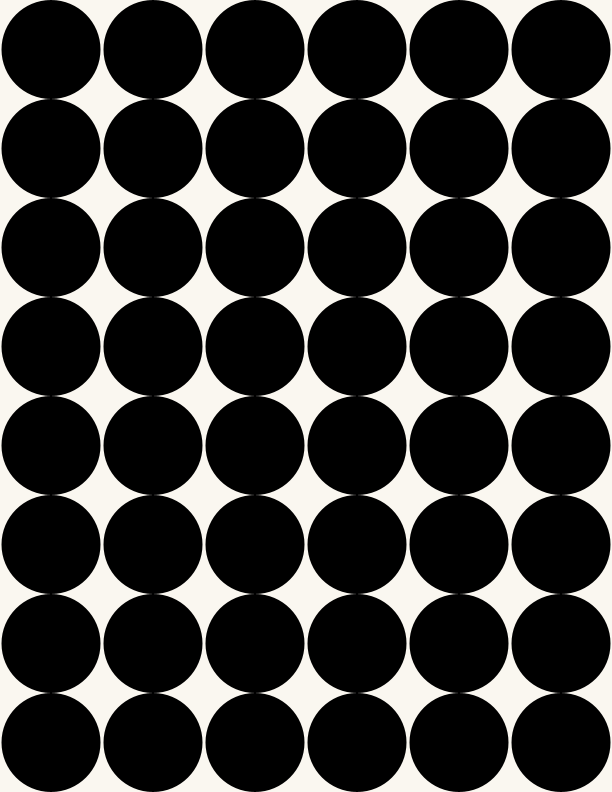
Frame 1 (no input)
Frame 2 (the mouse pressed at the canvas centre, redrawn once): identical to frame 1, image omitted

The Processing sketch that drew this single still picture (run headless with seeded random() and noise(); the mouse was pressed at the canvas centre and the sketch redrawn once):

// Processing sketch: Step09_PickingYourOwnColors
// ── Step09_PickingYourOwnColors.pde
/* ===========================================================
   STEP 9 — PICKING YOUR OWN COLORS
   ===========================================================

   In this step, you pick your own colors.

   Replace your palette with the marked lines below. That
   gives you three colors, all black for now.

   Then go to the palette and change each color(0, 0, 0) to a
   color you choose. Keep every color different from the
   paper color, as in step 7.

   Each number in a color must be a whole number from 0 up
   to and including 255.

   =========================================================== */

// ---------- THE PAGE ------------------------------------
int pageWidth = 612;     // 8.5 inches when printed
int pageHeight = 792;    // 11 inches when printed

// ---------- THE GRID ------------------------------------
int numberOfColumns = 6;
int numberOfRows = 8;
float sizeRatio = 1.0;

// ---------- THE LOOK ------------------------------------
// ******************************************
// ***** REPLACE YOUR PALETTE WITH THIS *****
// ******************************************
color[] palette = {
  color(0, 0, 0),   // each color needs 3 numbers,
  color(0, 0, 0),   // and each number must be a whole
  color(0, 0, 0),   // number from 0 up to and
                    // including 255
};

// ---------- WORKED OUT FROM THE NUMBERS ABOVE -----------
float cellWidth = pageWidth / numberOfColumns;
float cellHeight = pageHeight / numberOfRows;
float diameter = min(cellWidth, cellHeight) * sizeRatio;

// ---------- THE DRAWING ---------------------------------
void settings() {
  size(pageWidth, pageHeight);
  pixelDensity(1);   // one pixel for every point on the page
}

void setup() {
  noLoop();   // draw once, then wait
}

void draw() {
  background(250, 247, 240);
  noStroke();

  for (int column = 0; column < numberOfColumns; column++) {
    for (int row = 0; row < numberOfRows; row++) {

      float centerX = column * cellWidth + cellWidth / 2;
      float centerY = row * cellHeight + cellHeight / 2;

      int whichColor = int(random(palette.length));   // 0 to 2
      fill(palette[whichColor]);

      ellipse(centerX, centerY, diameter, diameter);
    }
  }
}

/* ===========================================================
   Notes:

   HOW DO YOUR COLORS LOOK TOGETHER?

   There is a good chance your three colors do not work well
   together. That is normal. Colors picked without a plan
   clash more often than they match, even when each one looks
   fine on its own.

   PICKING COLORS THAT GO TOGETHER

   Color theory is a set of rules for picking colors that work
   well together. Most of the rules use a color wheel. Three
   common rules are:

       complementary   two colors opposite each other
       analogous       colors next to each other
       triadic         three colors spaced evenly around
                       the wheel

   Triadic and analogous each give three colors, one for each
   line in your palette.

   Go to

       https://pikka.app/color-wheel

   and make sure Triadic is selected. Move the dots in the
   circle, change the sliders for Hue Angle, Saturation, and
   Lightness / Value until you find the three colors on the
   right that you like. Under each color is a line like this
   one:

       rgb(121, 165, 236)

   Copy it and paste it over one of the color(0, 0, 0) lines
   in your palette. Then change rgb to color, so it reads

       color(121, 165, 236)

   Do the same for the other two colors, and press PLAY.

   You don't always have to use Triadic, which gives three
   colors. Any of the other rules on the Pikka page will work
   too. Just make sure your palette has one color line for
   each color the rule gives you. The palette.length takes
   care of the rest, as in step 8.

   =========================================================== */
